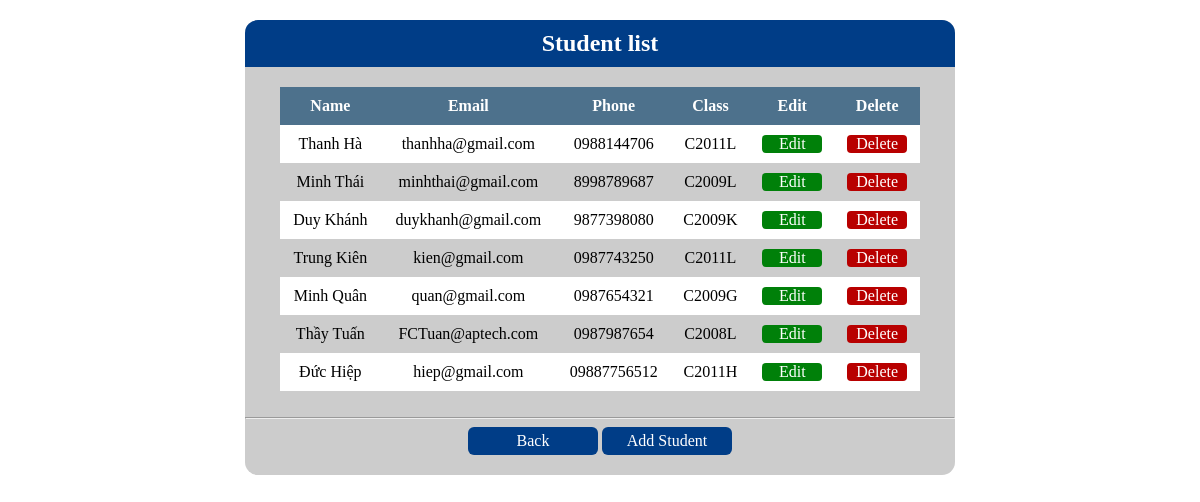
/displayUser.php (signed in), run on the app's committed database.
### tables this page shows
CREATE TABLE `student` (
  `id` int(11) NOT NULL,
  `name` varchar(100) DEFAULT NULL,
  `email` varchar(100) DEFAULT NULL,
  `phone` varchar(20) DEFAULT NULL,
  `class` varchar(11) DEFAULT NULL
);

### connect.php (the view, shortened to what this page needs)
<?php
    function connect() {
        $svName = 'localhost';
        $userName = 'root';
        $pass = '';
        $dbName = 'qlsinhvien';
        if ($conn = new mysqli($svName, $userName, $pass, $dbName)) {
            return $conn;
        }else return null;
    }
    function viewStudent(){
        $conn = connect();
        $sql = "SELECT * FROM student";
        $result = $conn->query($sql);
        if ($result->num_rows>0) {
            echo "
                <table>
                <tr><th>Name</th>
                <th>Email</th>
                <th>Phone</th>
                <th>Class</th>
                <th>Edit</th>
                <th>Delete</th>
                </tr>";
            while($row = $result->fetch_assoc()) {
                echo "<tr>
                <td>".$row['name']."</td><td>".$row['email']."</td><td>".$row['phone']."</td><td>".$row['class']."</td>
                <td><a class=\"update\" href=\"editStudent.php?id=".$row['id']."&studentName=".$row['name']."&email=".$row['email']."&phone=".$row['phone']."&class=".$row['class']."\">Edit</a></td>
                <td><a class=\"del\" href=\"DeleteStudent.php?id=".$row['id']."\" onclick=\"return confirm('Are you sure you want to delete this item?');\">Delete</a></td>
                </tr>";
            }
            echo "</table>";
        }
    }
?>

### displayUser.php (shortened to what this page needs)
<?php session_start();
    include 'connect.php';
?>
<!DOCTYPE html>
<html lang="en" dir="ltr">
    <head>
    </head>
    <body>
        <div class="container">
            <h2>Student list</h2>
            <?php
                if(isset($_SESSION['userType'])){
                    viewStudent();
                }else {
                    echo "You must <a href=\"login.php\">log in</a> to view Student list.";
                    echo "<br><hr><a class=\"btn\" href=\"Welcome.php\">Back</a>";
                    exit();
                }
            ?>
            <br>
            <hr>
            <a class="btn" href="Welcome.php">Back</a> <a class="btn" href="addStudent.php">Add Student</a><br>
        </div>
    </body>
</html>

### displayUser.php (style rules this page uses)
.container { margin: 0 auto; width: 60%; text-align: center; background-color: #cccccc; font-family: calibri; padding-bottom: 20px; border-radius: 13px; }
h2 { padding: 10px; background-color: #003d87; color: white; border-top-left-radius: 13px; border-top-right-radius: 13px; }
table { border-collapse: collapse; margin: 0 auto; width: 90%; text-align: center; }
th { background-color: #4d718c; color: white; padding: 10px;; }
td { padding: 10px; }
tr:nth-child(even) { background-color: white; }
a.btn { padding: 5px; text-decoration: none; border-radius: 6px; width: 120px; display: inline-block; color: white; background-color: #003d87; }
a.update { text-decoration: none; border-radius: 4px; width: 60px; display: inline-block; color: white; background-color: #008009; }
a.del { text-decoration: none; border-radius: 4px; width: 60px; display: inline-block; color: white; background-color: #b80000; }

### data on the page
student: name "Thanh Hà", email "thanhha@gmail.com", phone "0988144706", class "C2011L"
student: name "Minh Thái", email "minhthai@gmail.com", phone "8998789687", class "C2009L"
student: name "Duy Khánh", email "duykhanh@gmail.com", phone "9877398080", class "C2009K"
student: name "Trung Kiên", email "kien@gmail.com", phone "0987743250", class "C2011L"
student: name "Minh Quân", email "quan@gmail.com", phone "0987654321", class "C2009G"
student: name "Thầy Tuấn", email "FCTuan@aptech.com", phone "0987987654", class "C2008L"
student: name "Đức Hiệp", email "hiep@gmail.com", phone "09887756512", class "C2011H"
